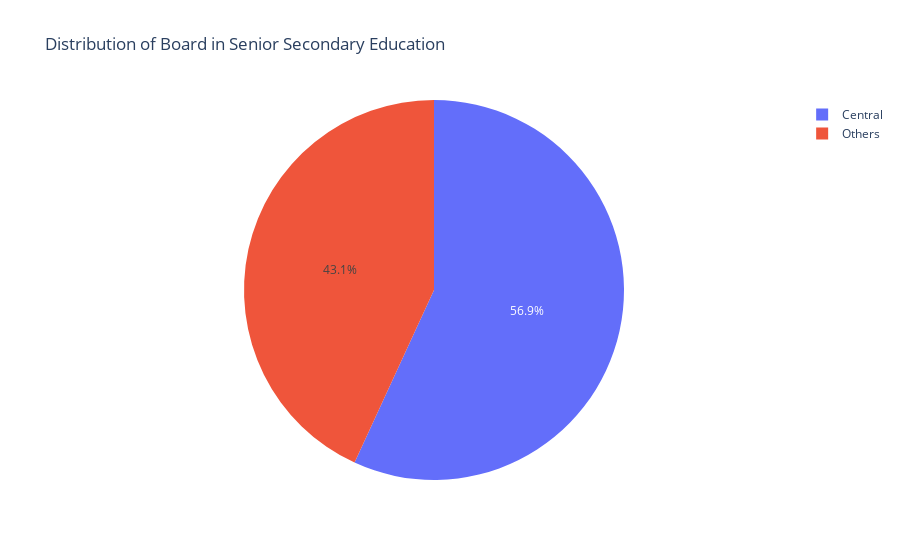

The notebook cell saved with this chart:
### Code cell
px.pie(data_frame=df ,names='ssc_b', title='Distribution of Board in Senior Secondary Education')

### Figure 1 — Plotly figure (JSON) as saved in the notebook; plotly's stock layout.template omitted (floating-point values rounded to 4 significant figures; data arrays with more than 128 entries replaced by an {"elided": "..."} marker saying what was removed)
{"data": [{"domain": {"x": [0, 1], "y": [0, 1]}, "hovertemplate": "ssc_b=%{label}<extra></extra>", "labels": {"elided": "670 str values"}, "legendgroup": "", "name": "", "showlegend": true, "type": "pie"}], "layout": {"legend": {"tracegroupgap": 0}, "title": {"text": "Distribution of Board in Senior Secondary Education"}}}
